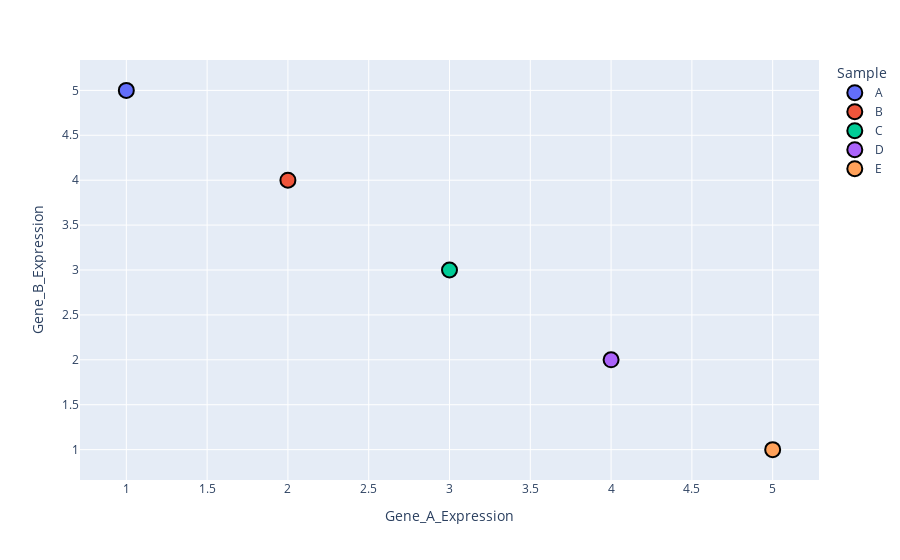

The notebook cell this image was saved under:
### Code cell
import plotly.express as px
import pandas as pd

# Example data
data = pd.DataFrame({
    'Gene_A_Expression': [1, 2, 3, 4, 5],
    'Gene_B_Expression': [5, 4, 3, 2, 1],
    'Sample': ['A', 'B', 'C', 'D', 'E']
})

# Plotting with edge color
fig = px.scatter(
    data,
    x='Gene_A_Expression',
    y='Gene_B_Expression',
    color='Sample',  # Assign color to samples
)

# Update marker properties to include edge color
fig.update_traces(marker=dict(
    size=15,              # Marker size
    line=dict(color='black', width=2)  # Edge color and width
))

# Show the plot
fig.show()

### Figure 1 — Plotly figure (JSON) as saved in the notebook; plotly's stock layout.template omitted (floating-point values rounded to 4 significant figures)
{"data": [{"hovertemplate": "Sample=A<br>Gene_A_Expression=%{x}<br>Gene_B_Expression=%{y}<extra></extra>", "legendgroup": "A", "marker": {"color": "#636efa", "line": {"color": "black", "width": 2}, "size": 15, "symbol": "circle"}, "mode": "markers", "name": "A", "orientation": "v", "showlegend": true, "type": "scatter", "x": [1], "xaxis": "x", "y": [5], "yaxis": "y"}, {"hovertemplate": "Sample=B<br>Gene_A_Expression=%{x}<br>Gene_B_Expression=%{y}<extra></extra>", "legendgroup": "B", "marker": {"color": "#EF553B", "line": {"color": "black", "width": 2}, "size": 15, "symbol": "circle"}, "mode": "markers", "name": "B", "orientation": "v", "showlegend": true, "type": "scatter", "x": [2], "xaxis": "x", "y": [4], "yaxis": "y"}, {"hovertemplate": "Sample=C<br>Gene_A_Expression=%{x}<br>Gene_B_Expression=%{y}<extra></extra>", "legendgroup": "C", "marker": {"color": "#00cc96", "line": {"color": "black", "width": 2}, "size": 15, "symbol": "circle"}, "mode": "markers", "name": "C", "orientation": "v", "showlegend": true, "type": "scatter", "x": [3], "xaxis": "x", "y": [3], "yaxis": "y"}, {"hovertemplate": "Sample=D<br>Gene_A_Expression=%{x}<br>Gene_B_Expression=%{y}<extra></extra>", "legendgroup": "D", "marker": {"color": "#ab63fa", "line": {"color": "black", "width": 2}, "size": 15, "symbol": "circle"}, "mode": "markers", "name": "D", "orientation": "v", "showlegend": true, "type": "scatter", "x": [4], "xaxis": "x", "y": [2], "yaxis": "y"}, {"hovertemplate": "Sample=E<br>Gene_A_Expression=%{x}<br>Gene_B_Expression=%{y}<extra></extra>", "legendgroup": "E", "marker": {"color": "#FFA15A", "line": {"color": "black", "width": 2}, "size": 15, "symbol": "circle"}, "mode": "markers", "name": "E", "orientation": "v", "showlegend": true, "type": "scatter", "x": [5], "xaxis": "x", "y": [1], "yaxis": "y"}], "layout": {"autosize": true, "legend": {"title": {"text": "Sample"}, "tracegroupgap": 0}, "margin": {"t": 60}, "xaxis": {"anchor": "y", "autorange": true, "domain": [0, 1], "range": [0.6953, 5.305], "title": {"text": "Gene_A_Expression"}, "type": "linear"}, "yaxis": {"anchor": "x", "autorange": true, "domain": [0, 1], "range": [0.5453, 5.455], "title": {"text": "Gene_B_Expression"}, "type": "linear"}}}
